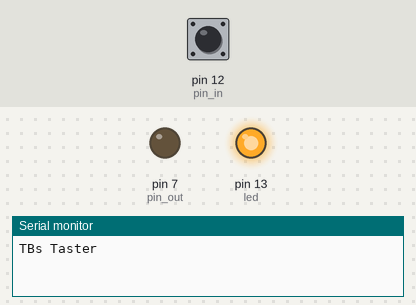
The sketch below on a simulated Arduino Uno, built with avr-gcc and run on an emulated ATmega328P. Shown: output pins drawn as LEDs (lit = HIGH), the last lines printed to the serial monitor. The inputs (shaded band) are chosen by the test bench; at power-on: pin 12 (pin_in) HIGH.

Above: at 1.2 s.
1.3 s: pin 12 (pin_in) pulled LOW for 0.15 s
At 2.4 s:
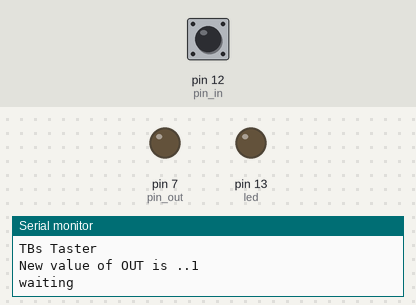
4.4 s: pin 12 (pin_in) pulled LOW for 1 s
At 8.1 s:
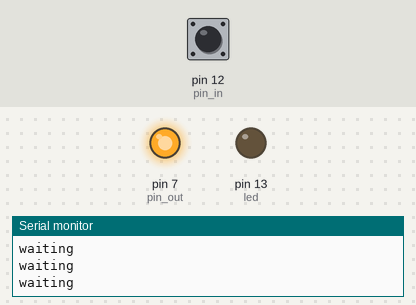
8.4 s: pin 12 (pin_in) pulled LOW for 3.2 s
At 13.9 s:
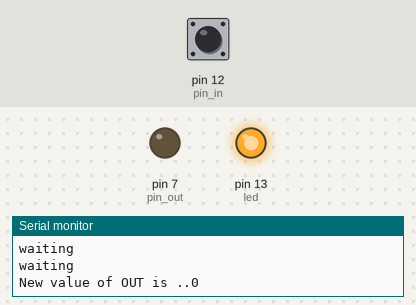
Timing chart, 0 to 15.4 s (numbered marks = the images above; inputs shaded):
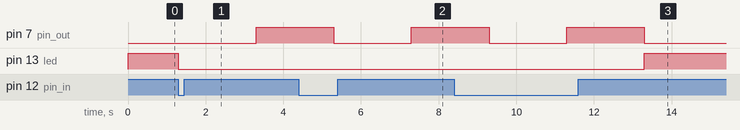

The sketch:

IO.ino
```cpp
int led=13;
int pin_in=12;
int pin_out=7;
int value_in=0;
int value_out=LOW;
int value_out_old=LOW;

void setup()
{

  Serial.begin(9600);
  Serial.println("TBs Taster");
  Serial.println();

  pinMode(led,OUTPUT);
  pinMode(pin_in,INPUT);
  pinMode(pin_out,OUTPUT);
  digitalWrite(pin_in, HIGH);
  digitalWrite(pin_out,value_out);
}

void loop()
{
  // read value on IN pin
  // because of usage of no external pull-up this is inverse of value of
  // taster
  value_in=digitalRead(pin_in);

  // write it to internal LED
  digitalWrite(led,value_in);

  // flip it
  if (value_in==HIGH) value_out=LOW; else value_out=HIGH;

  // if value out changed, display it
  if (value_out != value_out_old) {
    Serial.print("New value of OUT is ..");
    Serial.println(value_out);
  }
  value_out_old=value_out;


  // Action!
  if (value_out==HIGH) {
    Serial.println("waiting");
    delay(2000);
    // write it to out PIN
    digitalWrite(pin_out,value_out);
    Serial.println("waiting");
    delay(2000);
    // write it to out PIN
    digitalWrite(pin_out,LOW);

  }
}
```

Measured:
- after the input at 1.3 s, pin 7 (pin_out): LOW → HIGH after 2.0 s; pin 13 (led): HIGH → LOW at once
- after the input at 4.4 s, pin 13 (led): stays LOW (without the input it goes to HIGH after 0.90 s)
- after the input at 8.4 s, pin 13 (led): LOW → HIGH after 4.9 s instead of 0.90 s
